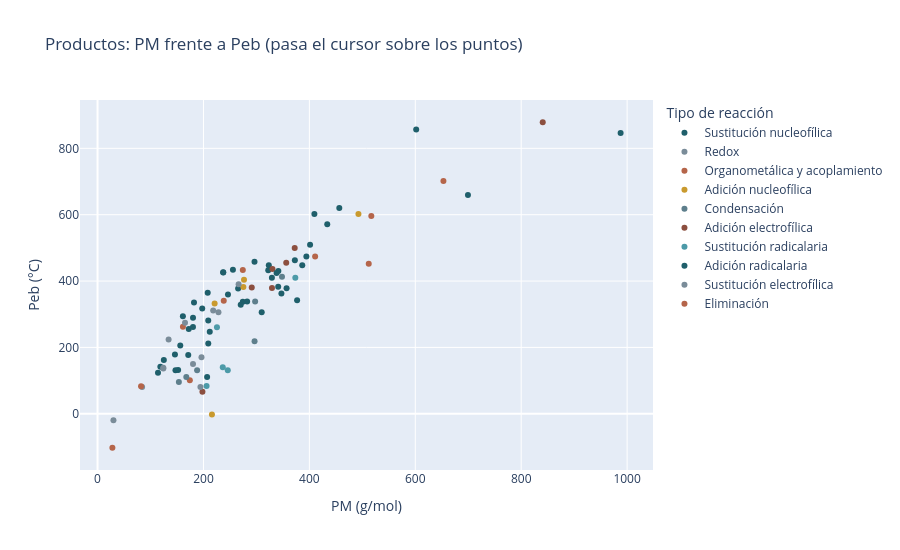
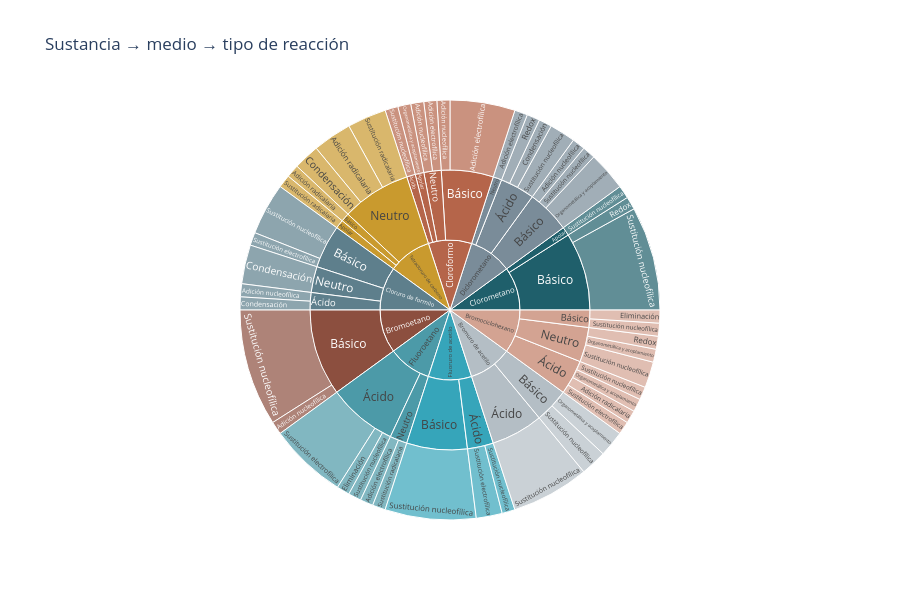

Notebook source saved alongside these figures, in order:
### Markdown cell above
### Gráficas 18 y 19. Interactivas (Plotly)

### Code cell
# Relación química: la misma tendencia PM–Peb, pero al pasar el cursor se ve el producto y la reacción.
d = rx.dropna(subset=['PM', 'Peb']).copy()
fig = px.scatter(d, x='PM', y='Peb', color='Tipo de reacción', hover_data=['Producto', 'Sustancia', 'ID', 'Medio'],
                 labels={'PM': UNIDAD['PM'], 'Peb': UNIDAD['Peb']}, height=550,
                 title='Productos: PM frente a Peb (pasa el cursor sobre los puntos)',
                 color_discrete_sequence=list(COL_VAR.values()))
fig.write_html(f'{CARPETA}/18_interactivo_PM_Peb.html'); fig.show()

# Gráfica solar: se lee del centro hacia afuera: sustancia → medio → tipo de reacción.
fig2 = px.sunburst(rx.fillna({'Medio': 'Sin dato'}), path=['Sustancia', 'Medio', 'Tipo de reacción'], height=600,
                   title='Sustancia → medio → tipo de reacción', color_discrete_sequence=list(COL_VAR.values()))
fig2.write_html(f'{CARPETA}/19_interactivo_solar.html'); fig2.show()

### Figure 1 — Plotly figure (JSON) as saved in the notebook; plotly's stock layout.template omitted (floating-point values rounded to 4 significant figures; data arrays with more than 128 entries replaced by an {"elided": "..."} marker saying what was removed)
{"data": [{"customdata": {"elided": "43x4 str values"}, "hovertemplate": "Tipo de reacción=Sustitución nucleofílica<br>PM (g/mol)=%{x}<br>Peb (°C)=%{y}<br>Producto=%{customdata[0]}<br>Sustancia=%{customdata[1]}<br>ID=%{customdata[2]}<br>Medio=%{customdata[3]}<extra></extra>", "legendgroup": "Sustitución nucleofílica", "marker": {"color": "#1F5F6B", "symbol": "circle"}, "mode": "markers", "name": "Sustitución nucleofílica", "orientation": "v", "showlegend": true, "type": "scatter", "x": [209.0, 296.4, 237.3, 172.2, 376.8, 152.2, 197.7, 161.2, 456.5, 265.5, 357.0, 255.7, 147.2, 601.7, 208.0, 182.1, 310.0, 409.5, 347.2, 401.3, 341.4, 323.4, 274.3, 180.3, 180.2, 322.4, 386.6, 246.3, 329.2, 156.2, 372.6, 114.1, 282.4, 394.4, 146.1, 171.3, 987.7, 699.5, 341.1, 209.1, 237.3, 125.2, 118.6], "xaxis": "x", "y": [280.9, 458.0, 426.2, 255.3, 342.0, 132.0, 317.0, 294.3, 620.4, 377.7, 378.6, 434.2, 131.5, 856.9, 364.4, 335.1, 305.8, 602.3, 362.2, 509.7, 430.5, 448.0, 337.9, 289.3, 261.5, 432.8, 447.3, 359.1, 410.2, 205.7, 462.6, 123.6, 338.1, 474.3, 178.5, 177.5, 846.3, 659.5, 383.0, 212.0, 426.0, 162.0, 142.0], "yaxis": "y"}, {"customdata": [["Formaldehído", "Clorometano", "R-005", "Básico"], ["4-Oxodecanoato de 1-metiletilo (isopropilo)", "Diclorometano", "R-017", "Ácido"], ["Ciclohexano", "Bromociclohexano", "R-100", "Neutro"]], "hovertemplate": "Tipo de reacción=Redox<br>PM (g/mol)=%{x}<br>Peb (°C)=%{y}<br>Producto=%{customdata[0]}<br>Sustancia=%{customdata[1]}<br>ID=%{customdata[2]}<br>Medio=%{customdata[3]}<extra></extra>", "legendgroup": "Redox", "marker": {"color": "#7A8C99", "symbol": "circle"}, "mode": "markers", "name": "Redox", "orientation": "v", "showlegend": true, "type": "scatter", "x": [30.03, 228.3, 84.16], "xaxis": "x", "y": [-19.5, 306.3, 80.7], "yaxis": "y"}, {"customdata": [["2-[(1S,2R)-1-Cloro-4-metil-2-(2-propen-1-iloxi)pentil]-4,5-diciclohexil-1,3,2-dioxaborolano, (4S,5S)-", "Diclorometano", "R-012", "Básico"], ["2-[(1R,2R,3R)-1-Cloro-2-[(4-metoxifenil)metoxi]-3,5-dimetil-5-hexen-1-il]-4,5-diciclohexil-1,3,2-dioxaborolano, (4S,5S)-", "Diclorometano", "R-018", "Básico"], ["2-[(1R,3S,4S,5R,6S)-1-Cloro-3-[(4-metoxifenil)metoxi]-4,6-dimetil-5-(fenilmetoxi)octil]-4,5-diciclohexil-1,3,2-dioxaborolano, (4S,5S)-", "Diclorometano", "R-020", "Básico"], ["2-Cloro-2′-(diclorometil)-1,1′,3,3′-tetrakis(1,1-dimetiletil)-2,2′-bi-1,3-diaza-2-silaciclopent-4-eno", "Cloroformo", "R-026", "Apolar"], ["4-[3-(Acetiloxi)fenil]-5-(1,1-dimetiletil)-2(5H)-furanona", "Bromuro de acetilo", "R-083", "Básico"], ["(2Z)-2-Acetil-3,7-dimetil-2,6-octadienoato de etilo", "Bromuro de acetilo", "R-084", "Básico"], ["3-Ciclohexilpiridina", "Bromociclohexano", "R-093", "Neutro"], ["1-Ciclohexil-4-metilbenceno", "Bromociclohexano", "R-097", "Ácido"]], "hovertemplate": "Tipo de reacción=Organometálica y acoplamiento<br>PM (g/mol)=%{x}<br>Peb (°C)=%{y}<br>Producto=%{customdata[0]}<br>Sustancia=%{customdata[1]}<br>ID=%{customdata[2]}<br>Medio=%{customdata[3]}<extra></extra>", "legendgroup": "Organometálica y acoplamiento", "marker": {"color": "#B5654A", "symbol": "circle"}, "mode": "markers", "name": "Organometálica y acoplamiento", "orientation": "v", "showlegend": true, "type": "scatter", "x": [410.8, 517.0, 653.1, 512.1, 274.3, 238.3, 161.2, 174.3], "xaxis": "x", "y": [474.3, 595.9, 701.2, 452.3, 433.2, 340.4, 262.5, 101.0], "yaxis": "y"}, {"customdata": [["2,2-Dicloro-1-(4-metoxifenil)etanol (α-(diclorometil)-4-metoxibencenometanol)", "Diclorometano", "R-013", "Básico"], ["2,2,2-Tricloro-1-(quinolin-8-il)etanol (α-(triclorometil)-8-quinolinmetanol)", "Cloroformo", "R-021", "Básico"], ["4-(3-Metoxifenil)-1,3-dimetil-4-(2-propen-1-il)-3-piperidinol, (3R,4S)-rel-", "Cloroformo", "R-029", "Neutro"], ["Fluoruro de heptafluoroisobutirilo (fluoruro de 2,3,3,3-tetrafluoro-2-(trifluorometil)propanoílo)", "Cloruro de formilo", "R-046", "Ácido"], ["α¹,α¹,α³,α³-Tetraetil-4,6-bis[(3-metoxifenil)amino]-1,3-bencenodimetanol", "Bromoetano", "R-057", "Básico"]], "hovertemplate": "Tipo de reacción=Adición nucleofílica<br>PM (g/mol)=%{x}<br>Peb (°C)=%{y}<br>Producto=%{customdata[0]}<br>Sustancia=%{customdata[1]}<br>ID=%{customdata[2]}<br>Medio=%{customdata[3]}<extra></extra>", "legendgroup": "Adición nucleofílica", "marker": {"color": "#C99A2E", "symbol": "circle"}, "mode": "markers", "name": "Adición nucleofílica", "orientation": "v", "showlegend": true, "type": "scatter", "x": [221.1, 276.6, 275.4, 216.0, 492.6], "xaxis": "x", "y": [332.3, 403.8, 382.0, -2.0, 602.4], "yaxis": "y"}, {"customdata": [["Oleato de metilo ((9Z)-9-octadecenoato de metilo)", "Diclorometano", "R-014", "Ácido"], ["2-(4-Cloro-2-fluorofenil)-3,3-dicloroacrilato de etilo", "Tetracloruro de carbono", "R-036", "Neutro"], ["N-(2,2-Dicloroetenil)-4-metil-N-(4-metil-4-penten-1-il)bencenosulfonamida", "Tetracloruro de carbono", "R-038", "Neutro"], ["2-Cloro-5-metilbenzoxazol", "Cloruro de formilo", "R-043", "Neutro"], ["2,5-Diclorobenzoxazol", "Cloruro de formilo", "R-044", "Neutro"], ["2-Clorobenzoxazol", "Cloruro de formilo", "R-045", "Neutro"]], "hovertemplate": "Tipo de reacción=Condensación<br>PM (g/mol)=%{x}<br>Peb (°C)=%{y}<br>Producto=%{customdata[0]}<br>Sustancia=%{customdata[1]}<br>ID=%{customdata[2]}<br>Medio=%{customdata[3]}<extra></extra>", "legendgroup": "Condensación", "marker": {"color": "#5E7F8C", "symbol": "circle"}, "mode": "markers", "name": "Condensación", "orientation": "v", "showlegend": true, "type": "scatter", "x": [296.5, 297.5, 348.3, 167.6, 188.0, 153.6], "xaxis": "x", "y": [218.5, 338.4, 413.1, 110.5, 131.5, 95.5], "yaxis": "y"}, {"customdata": [["Cloruro de α-(clorotio)-N,α-difenilbencenoetanimidoílo", "Diclorometano", "R-016", "Neutro"], ["[(1S,3R)-2,2-Dicloro-3-[(1S)-1-(trietilsilil)etil]ciclopropil]benceno", "Cloroformo", "R-022", "Básico"], ["2,2′-[(2,2-Dimetil-1,3-propanodiil)bis(oxi-4,1-fenileno)]bis[3,3-dicloro-1-(4-metoxifenil)-2-fenilaziridina]", "Cloroformo", "R-023", "Básico"], ["1,1-Diclorooctahidro-4a-metilespiro[ciclopropa[d]naftaleno-7(8H),2′-[1,3]dioxolano], (1aα,4aβ,8aR*)-", "Cloroformo", "R-024", "Básico"], ["Cloruro de 2-[(2-clorociclohexil)tio]-2-metil-N-fenilpropanimidoílo", "Cloroformo", "R-027", "Neutro"], ["1,1-Dicloro-2-fenil-6-azaespiro[2.5]octano-6-carboxilato de 1,1-dimetiletilo", "Cloroformo", "R-028", "Básico"], ["1,1,1,2,3,3,4-Heptafluoropentano", "Fluoroetano", "R-062", "Neutro"]], "hovertemplate": "Tipo de reacción=Adición electrofílica<br>PM (g/mol)=%{x}<br>Peb (°C)=%{y}<br>Producto=%{customdata[0]}<br>Sustancia=%{customdata[1]}<br>ID=%{customdata[2]}<br>Medio=%{customdata[3]}<extra></extra>", "legendgroup": "Adición electrofílica", "marker": {"color": "#8C4F3F", "symbol": "circle"}, "mode": "markers", "name": "Adición electrofílica", "orientation": "v", "showlegend": true, "type": "scatter", "x": [372.3, 329.4, 840.7, 291.2, 330.3, 356.3, 198.1], "xaxis": "x", "y": [499.4, 379.1, 878.6, 380.8, 436.3, 455.3, 66.62], "yaxis": "y"}, {"customdata": [["4-(Triclorometoxi)benzonitrilo", "Tetracloruro de carbono", "R-031", "Neutro"], ["Clorometil(1-naftil)fenilestannano", "Tetracloruro de carbono", "R-033", "Apolar"], ["1-Metil-4-(triclorometoxi)benceno", "Tetracloruro de carbono", "R-035", "Neutro"], ["1-Cloro-4-(triclorometoxi)benceno", "Tetracloruro de carbono", "R-040", "Neutro"], ["1,1-Dibromo-1-fluoroetano", "Fluoroetano", "R-067", "Neutro"]], "hovertemplate": "Tipo de reacción=Sustitución radicalaria<br>PM (g/mol)=%{x}<br>Peb (°C)=%{y}<br>Producto=%{customdata[0]}<br>Sustancia=%{customdata[1]}<br>ID=%{customdata[2]}<br>Medio=%{customdata[3]}<extra></extra>", "legendgroup": "Sustitución radicalaria", "marker": {"color": "#4C9AA8", "symbol": "circle"}, "mode": "markers", "name": "Sustitución radicalaria", "orientation": "v", "showlegend": true, "type": "scatter", "x": [236.5, 373.5, 225.5, 245.9, 205.8], "xaxis": "x", "y": [140.5, 409.7, 260.5, 131.5, 83.83], "yaxis": "y"}, {"customdata": [["4,4,4-Tricloro-1-fenil-2-[4-(fenilmetoxi)fenil]-1-butanona", "Tetracloruro de carbono", "R-032", "Básico"], ["2,4,4,4-Tetracloro-1-butanol", "Tetracloruro de carbono", "R-034", "Neutro"], ["Ácido 10,12,12,12-tetraclorododecanoico", "Tetracloruro de carbono", "R-037", "Neutro"], ["2,4,4,4-Tetraclorobutanonitrilo", "Tetracloruro de carbono", "R-039", "Neutro"], ["rel-(2R,4R)-2-(Ciclohexilmetil)-4-metilpentanodioato de dimetilo", "Bromociclohexano", "R-095", "Ácido"]], "hovertemplate": "Tipo de reacción=Adición radicalaria<br>PM (g/mol)=%{x}<br>Peb (°C)=%{y}<br>Producto=%{customdata[0]}<br>Sustancia=%{customdata[1]}<br>ID=%{customdata[2]}<br>Medio=%{customdata[3]}<extra></extra>", "legendgroup": "Adición radicalaria", "marker": {"color": "#1F5F6B", "symbol": "circle"}, "mode": "markers", "name": "Adición radicalaria", "orientation": "v", "showlegend": true, "type": "scatter", "x": [433.8, 211.9, 338.1, 206.9, 270.4], "xaxis": "x", "y": [570.9, 247.0, 424.3, 111.0, 328.4], "yaxis": "y"}, {"customdata": [["2-Formilisonicotinato de metilo (2-formil-4-piridincarboxilato de metilo)", "Cloruro de formilo", "R-042", "Básico"], ["4-Etilbencenocarbotioato de S-etilo", "Fluoroetano", "R-064", "Ácido"], ["4-Metilbencenocarbotioato de S-etilo", "Fluoroetano", "R-065", "Ácido"], ["4-Metoxibencenocarbotioato de S-etilo", "Fluoroetano", "R-066", "Ácido"], ["1-Etil-3-fluorobenceno", "Fluoroetano", "R-069", "Ácido"], ["1-Etil-2-fluorobenceno", "Fluoroetano", "R-070", "Ácido"], ["1-(4-Metilfenil)etanona (4-metilacetofenona)", "Fluoruro de acetilo", "R-074", "Ácido"], ["1-[2-(Trimetilsilil)-1-acenaftilenil]etanona", "Fluoruro de acetilo", "R-075", "Ácido"], ["1-Ciclohexil-4-(2-metoxietil)benceno", "Bromociclohexano", "R-092", "Ácido"]], "hovertemplate": "Tipo de reacción=Sustitución electrofílica<br>PM (g/mol)=%{x}<br>Peb (°C)=%{y}<br>Producto=%{customdata[0]}<br>Sustancia=%{customdata[1]}<br>ID=%{customdata[2]}<br>Medio=%{customdata[3]}<extra></extra>", "legendgroup": "Sustitución electrofílica", "marker": {"color": "#7A8C99", "symbol": "circle"}, "mode": "markers", "name": "Sustitución electrofílica", "orientation": "v", "showlegend": true, "type": "scatter", "x": [165.2, 194.3, 180.3, 196.3, 124.2, 124.2, 134.2, 266.4, 218.3], "xaxis": "x", "y": [274.1, 81.0, 150.0, 170.0, 139.0, 136.5, 224.0, 390.4, 311.2], "yaxis": "y"}, {"customdata": [["Eteno (etileno)", "Fluoroetano", "R-061", "Ácido"], ["Ciclohexeno", "Bromociclohexano", "R-099", "Básico"]], "hovertemplate": "Tipo de reacción=Eliminación<br>PM (g/mol)=%{x}<br>Peb (°C)=%{y}<br>Producto=%{customdata[0]}<br>Sustancia=%{customdata[1]}<br>ID=%{customdata[2]}<br>Medio=%{customdata[3]}<extra></extra>", "legendgroup": "Eliminación", "marker": {"color": "#B5654A", "symbol": "circle"}, "mode": "markers", "name": "Eliminación", "orientation": "v", "showlegend": true, "type": "scatter", "x": [28.05, 82.14], "xaxis": "x", "y": [-102.4, 83.0], "yaxis": "y"}], "layout": {"height": 550, "legend": {"title": {"text": "Tipo de reacción"}, "tracegroupgap": 0}, "title": {"text": "Productos: PM frente a Peb (pasa el cursor sobre los puntos)"}, "xaxis": {"anchor": "y", "domain": [0, 1], "title": {"text": "PM (g/mol)"}}, "yaxis": {"anchor": "x", "domain": [0, 1], "title": {"text": "Peb (°C)"}}}}

### Figure 2 — Plotly figure (JSON) as saved in the notebook; plotly's stock layout.template omitted (floating-point values rounded to 4 significant figures)
{"data": [{"branchvalues": "total", "domain": {"x": [0, 1], "y": [0, 1]}, "hovertemplate": "labels=%{label}<br>count=%{value}<br>parent=%{parent}<br>id=%{id}<extra></extra>", "ids": ["Clorometano/Básico/Sustitución nucleofílica", "Clorometano/Básico/Redox", "Clorometano/Apolar/Sustitución nucleofílica", "Diclorometano/Básico/Sustitución nucleofílica", "Diclorometano/Básico/Organometálica y acoplamiento", "Diclorometano/Básico/Adición nucleofílica", "Diclorometano/Ácido/Condensación", "Diclorometano/Ácido/Sustitución nucleofílica", "Diclorometano/Neutro/Adición electrofílica", "Diclorometano/Ácido/Redox", "Cloroformo/Básico/Adición nucleofílica", "Cloroformo/Básico/Adición electrofílica", "Cloroformo/Apolar/Organometálica y acoplamiento", "Cloroformo/Neutro/Adición electrofílica", "Cloroformo/Neutro/Adición nucleofílica", "Cloroformo/Ácido/Sustitución nucleofílica", "Tetracloruro de carbono/Neutro/Sustitución radicalaria", "Tetracloruro de carbono/Básico/Adición radicalaria", "Tetracloruro de carbono/Apolar/Sustitución radicalaria", "Tetracloruro de carbono/Neutro/Adición radicalaria", "Tetracloruro de carbono/Neutro/Condensación", "Cloruro de formilo/Básico/Sustitución nucleofílica", "Cloruro de formilo/Básico/Sustitución electrofílica", "Cloruro de formilo/Neutro/Condensación", "Cloruro de formilo/Ácido/Adición nucleofílica", "Cloruro de formilo/Ácido/Condensación", "Bromoetano/Básico/Sustitución nucleofílica", "Bromoetano/Básico/Adición nucleofílica", "Fluoroetano/Ácido/Eliminación", "Fluoroetano/Neutro/Adición electrofílica", "Fluoroetano/Ácido/Sustitución electrofílica", "Fluoroetano/Neutro/Sustitución radicalaria", "Fluoroetano/Ácido/Sustitución nucleofílica", "Fluoruro de acetilo/Básico/Sustitución nucleofílica", "Fluoruro de acetilo/Ácido/Sustitución electrofílica", "Fluoruro de acetilo/Ácido/Sustitución nucleofílica", "Bromuro de acetilo/Ácido/Sustitución nucleofílica", "Bromuro de acetilo/Básico/Sustitución nucleofílica", "Bromuro de acetilo/Básico/Organometálica y acoplamiento", "Bromociclohexano/Básico/Sustitución nucleofílica", "Bromociclohexano/Ácido/Sustitución electrofílica", "Bromociclohexano/Neutro/Organometálica y acoplamiento", "Bromociclohexano/Neutro/Sustitución nucleofílica", "Bromociclohexano/Ácido/Adición radicalaria", "Bromociclohexano/Ácido/Organometálica y acoplamiento", "Bromociclohexano/Ácido/Sustitución nucleofílica", "Bromociclohexano/Básico/Eliminación", "Bromociclohexano/Neutro/Redox", "Clorometano/Básico", "Clorometano/Apolar", "Diclorometano/Básico", "Diclorometano/Ácido", "Diclorometano/Neutro", "Cloroformo/Básico", "Cloroformo/Apolar", "Cloroformo/Neutro", "Cloroformo/Ácido", "Tetracloruro de carbono/Neutro", "Tetracloruro de carbono/Básico", "Tetracloruro de carbono/Apolar", "Cloruro de formilo/Básico", "Cloruro de formilo/Neutro", "Cloruro de formilo/Ácido", "Bromoetano/Básico", "Fluoroetano/Ácido", "Fluoroetano/Neutro", "Fluoruro de acetilo/Básico", "Fluoruro de acetilo/Ácido", "Bromuro de acetilo/Ácido", "Bromuro de acetilo/Básico", "Bromociclohexano/Básico", "Bromociclohexano/Ácido", "Bromociclohexano/Neutro", "Clorometano", "Diclorometano", "Cloroformo", "Tetracloruro de carbono", "Cloruro de formilo", "Bromoetano", "Fluoroetano", "Fluoruro de acetilo", "Bromuro de acetilo", "Bromociclohexano"], "labels": ["Sustitución nucleofílica", "Redox", "Sustitución nucleofílica", "Sustitución nucleofílica", "Organometálica y acoplamiento", "Adición nucleofílica", "Condensación", "Sustitución nucleofílica", "Adición electrofílica", "Redox", "Adición nucleofílica", "Adición electrofílica", "Organometálica y acoplamiento", "Adición electrofílica", "Adición nucleofílica", "Sustitución nucleofílica", "Sustitución radicalaria", "Adición radicalaria", "Sustitución radicalaria", "Adición radicalaria", "Condensación", "Sustitución nucleofílica", "Sustitución electrofílica", "Condensación", "Adición nucleofílica", "Condensación", "Sustitución nucleofílica", "Adición nucleofílica", "Eliminación", "Adición electrofílica", "Sustitución electrofílica", "Sustitución radicalaria", "Sustitución nucleofílica", "Sustitución nucleofílica", "Sustitución electrofílica", "Sustitución nucleofílica", "Sustitución nucleofílica", "Sustitución nucleofílica", "Organometálica y acoplamiento", "Sustitución nucleofílica", "Sustitución electrofílica", "Organometálica y acoplamiento", "Sustitución nucleofílica", "Adición radicalaria", "Organometálica y acoplamiento", "Sustitución nucleofílica", "Eliminación", "Redox", "Básico", "Apolar", "Básico", "Ácido", "Neutro", "Básico", "Apolar", "Neutro", "Ácido", "Neutro", "Básico", "Apolar", "Básico", "Neutro", "Ácido", "Básico", "Ácido", "Neutro", "Básico", "Ácido", "Ácido", "Básico", "Básico", "Ácido", "Neutro", "Clorometano", "Diclorometano", "Cloroformo", "Tetracloruro de carbono", "Cloruro de formilo", "Bromoetano", "Fluoroetano", "Fluoruro de acetilo", "Bromuro de acetilo", "Bromociclohexano"], "name": "", "parents": ["Clorometano/Básico", "Clorometano/Básico", "Clorometano/Apolar", "Diclorometano/Básico", "Diclorometano/Básico", "Diclorometano/Básico", "Diclorometano/Ácido", "Diclorometano/Ácido", "Diclorometano/Neutro", "Diclorometano/Ácido", "Cloroformo/Básico", "Cloroformo/Básico", "Cloroformo/Apolar", "Cloroformo/Neutro", "Cloroformo/Neutro", "Cloroformo/Ácido", "Tetracloruro de carbono/Neutro", "Tetracloruro de carbono/Básico", "Tetracloruro de carbono/Apolar", "Tetracloruro de carbono/Neutro", "Tetracloruro de carbono/Neutro", "Cloruro de formilo/Básico", "Cloruro de formilo/Básico", "Cloruro de formilo/Neutro", "Cloruro de formilo/Ácido", "Cloruro de formilo/Ácido", "Bromoetano/Básico", "Bromoetano/Básico", "Fluoroetano/Ácido", "Fluoroetano/Neutro", "Fluoroetano/Ácido", "Fluoroetano/Neutro", "Fluoroetano/Ácido", "Fluoruro de acetilo/Básico", "Fluoruro de acetilo/Ácido", "Fluoruro de acetilo/Ácido", "Bromuro de acetilo/Ácido", "Bromuro de acetilo/Básico", "Bromuro de acetilo/Básico", "Bromociclohexano/Básico", "Bromociclohexano/Ácido", "Bromociclohexano/Neutro", "Bromociclohexano/Neutro", "Bromociclohexano/Ácido", "Bromociclohexano/Ácido", "Bromociclohexano/Ácido", "Bromociclohexano/Básico", "Bromociclohexano/Neutro", "Clorometano", "Clorometano", "Diclorometano", "Diclorometano", "Diclorometano", "Cloroformo", "Cloroformo", "Cloroformo", "Cloroformo", "Tetracloruro de carbono", "Tetracloruro de carbono", "Tetracloruro de carbono", "Cloruro de formilo", "Cloruro de formilo", "Cloruro de formilo", "Bromoetano", "Fluoroetano", "Fluoroetano", "Fluoruro de acetilo", "Fluoruro de acetilo", "Bromuro de acetilo", "Bromuro de acetilo", "Bromociclohexano", "Bromociclohexano", "Bromociclohexano", "", "", "", "", "", "", "", "", "", ""], "type": "sunburst", "values": [8, 1, 1, 1, 3, 1, 1, 2, 1, 1, 1, 5, 1, 1, 1, 1, 3, 1, 1, 3, 2, 4, 1, 3, 1, 1, 9, 1, 1, 1, 6, 1, 1, 7, 2, 1, 6, 2, 2, 1, 1, 1, 2, 1, 1, 1, 1, 1, 9, 1, 5, 4, 1, 6, 1, 2, 1, 8, 1, 1, 5, 3, 2, 10, 8, 2, 7, 3, 6, 4, 2, 4, 4, 10, 10, 10, 10, 10, 10, 10, 10, 10, 10]}], "layout": {"height": 600, "legend": {"tracegroupgap": 0}, "sunburstcolorway": ["#1F5F6B", "#7A8C99", "#B5654A", "#C99A2E", "#5E7F8C", "#8C4F3F", "#4C9AA8"], "title": {"text": "Sustancia → medio → tipo de reacción"}}}
